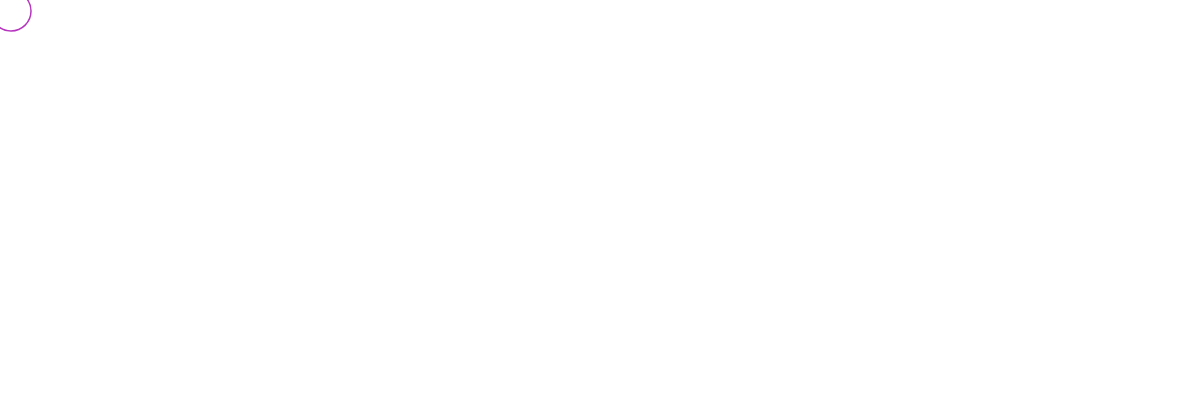
Frame 1 (no input)
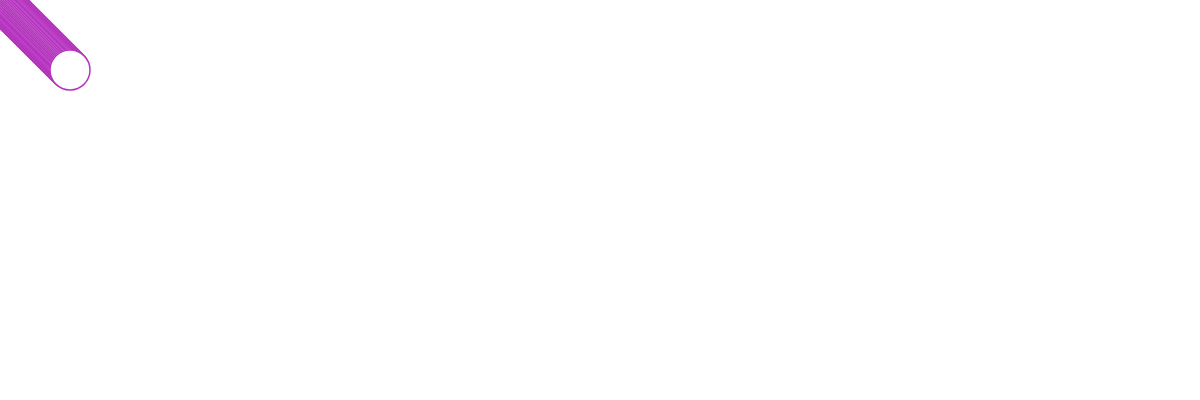
Frame 60 (no input)
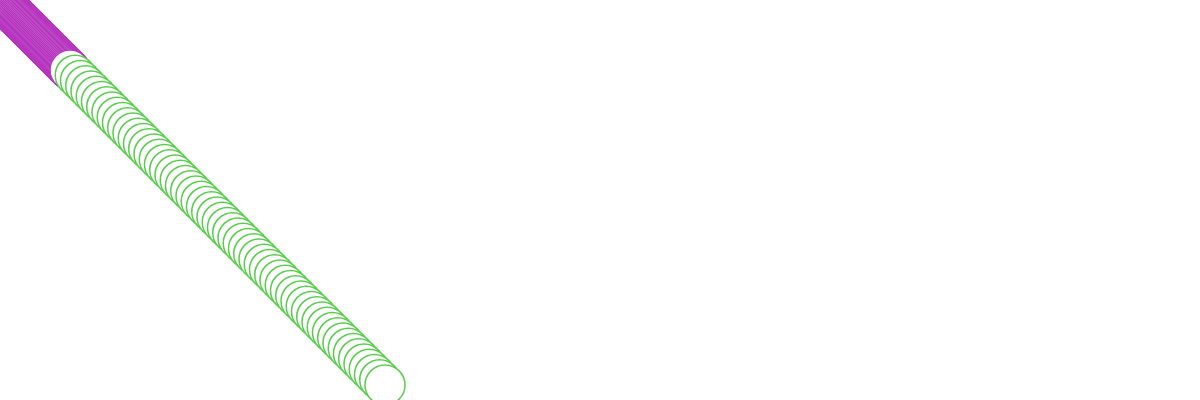
Frame 120 (the mouse pressed at the canvas centre since frame 60)

The p5.js sketch that drew these frames (run headless with seeded random() and noise() and a simulated clock; from frame 60 on, the mouse is pressed at the canvas centre):

// p5.js sketch
// ── sketch.js


let ball = {};
ball.width = 40;
ball.x = 10;
ball.y = 10;
ball.delta_x = 1;
ball.delta_y = 1;
ball.scale_x = 1;
ball.scale_y = 1;
var r, g, b;

function setup() {
    createCanvas(windowWidth, 400);
    background(255);
    r = random(255);
    g = random(255);
    b = random(255);
}



function draw() {

    ball.x += ball.delta_x * ball.scale_x;
    ball.y += ball.delta_y * ball.scale_y;


    if (ball.x >= width || ball.x <= 0) {
        ball.delta_x = -1.02 * ball.delta_x;
        ball.width--
    }
    if (ball.y >= height || ball.y <= 0) {
        ball.delta_y = -1.02 * ball.delta_y;
        ball.width++
    }

    stroke(r, g, b);
    strokeWeight(1.5)
    fill(255);
    ellipse(ball.x, ball.y, ball.width, ball.width);
}

function mousePressed() {
    ball.scale_x = map(mouseX, 0, width, 0.5, 10);
    ball.scale_y = map(mouseY, 0, height, 0.5, 10);
    r = random(255);
    g = random(255);
    b = random(255);
}
